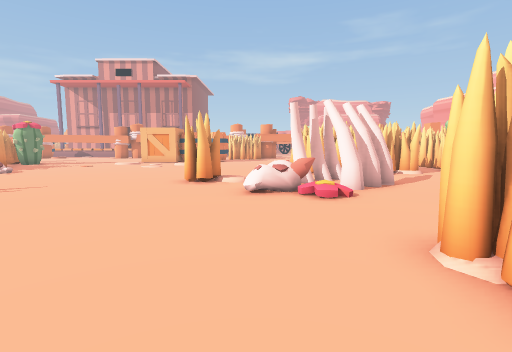
view 1 (above)

24 first-person views from a walk through a Unity game level. The camera is 1.2 m above the floor, tilts 6° down and sees 85° across. The floor is counted in squares, 1 m on a side. Each view is taken from the middle of a square. On the plan, view 1 faces up. The plan holds only what a view shows up to about 13 squares ahead; the rest is blank. The place goes on beyond the plan. The player character is not drawn.

view 2
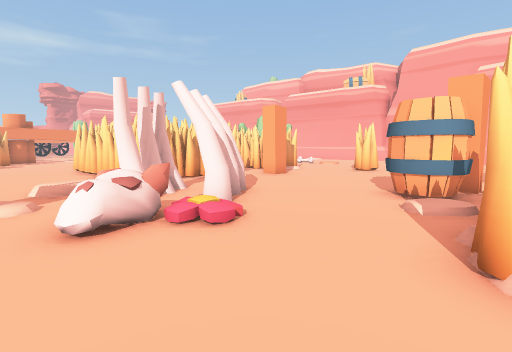

view 3
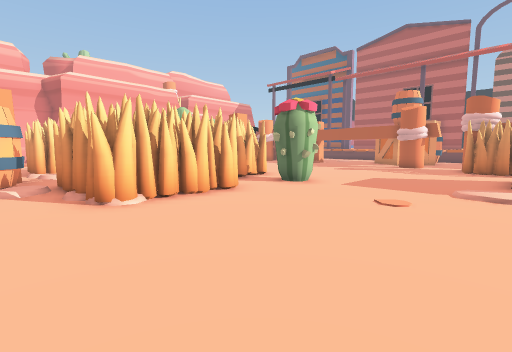

view 4
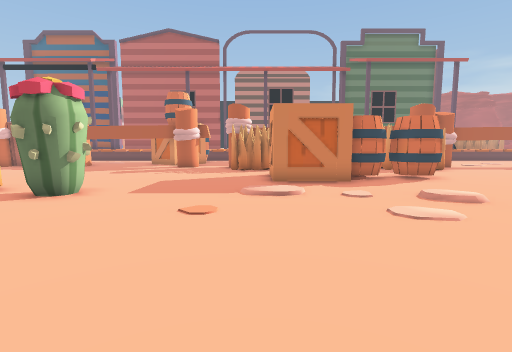

view 5
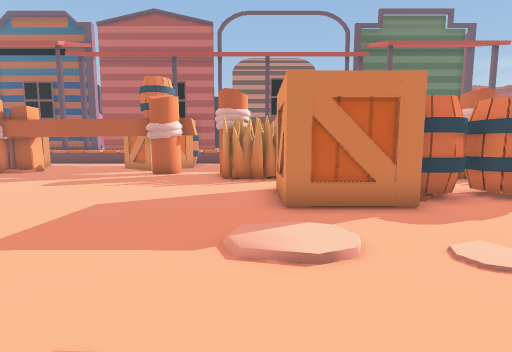

view 6
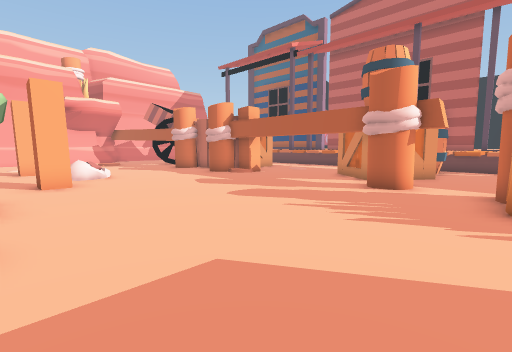

view 7
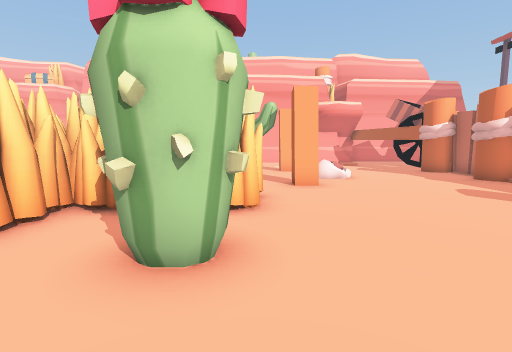

view 8
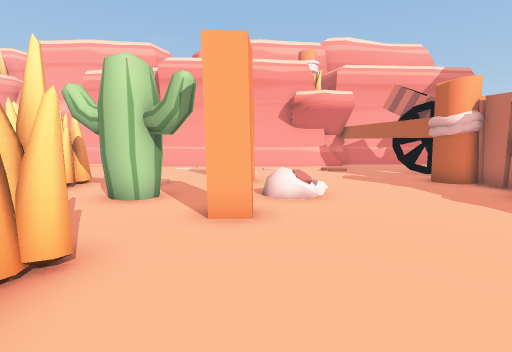

view 9
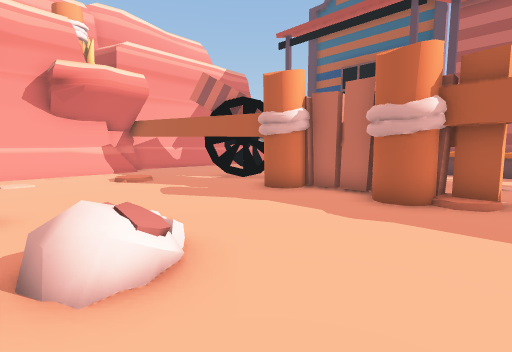

view 10
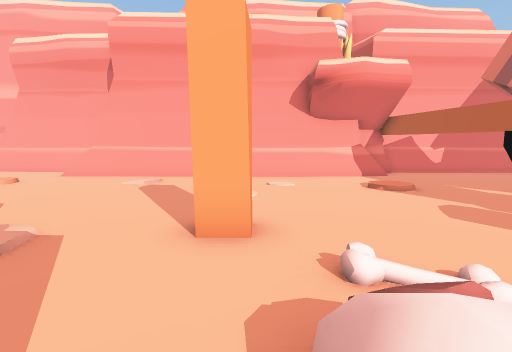

view 11
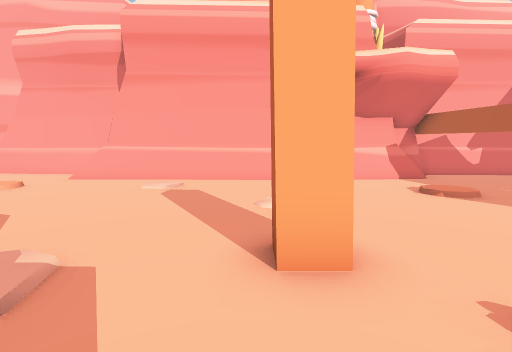

view 12
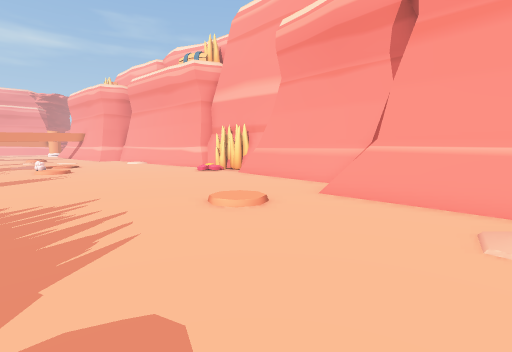

view 13
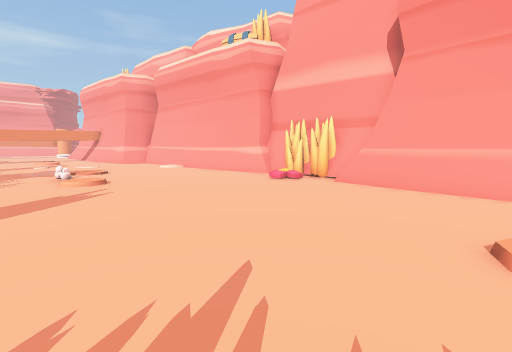

view 14
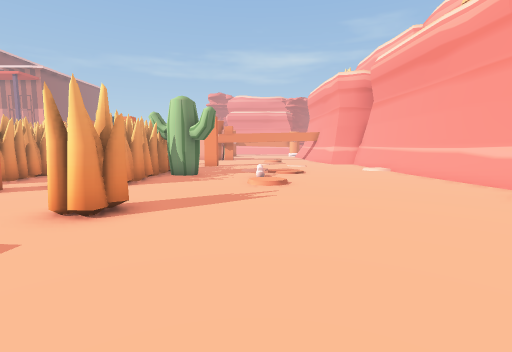

view 15
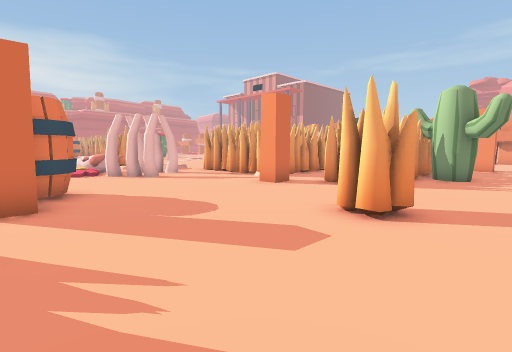

view 16
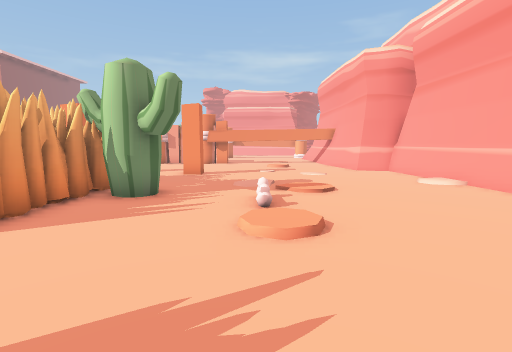

view 17
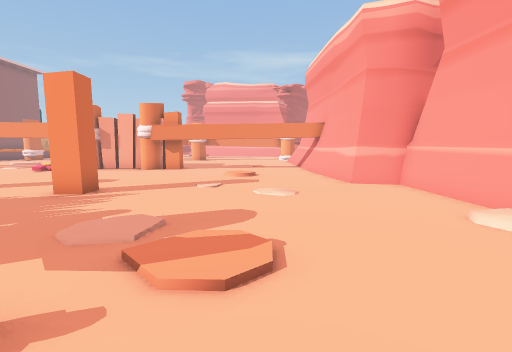

view 18
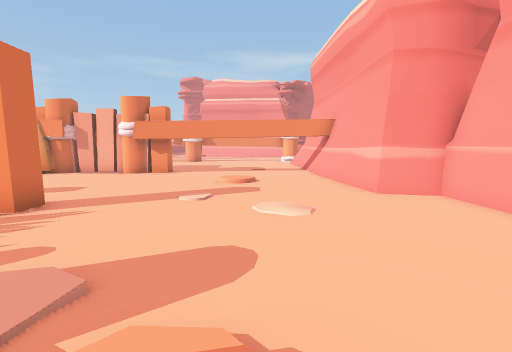

view 19
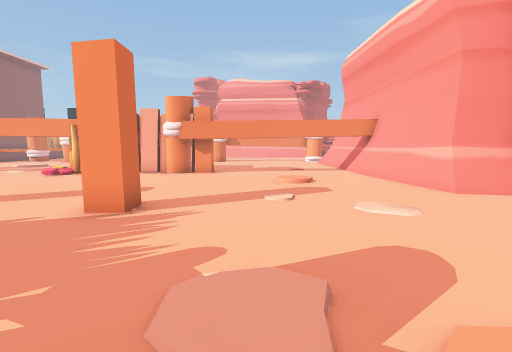

view 20
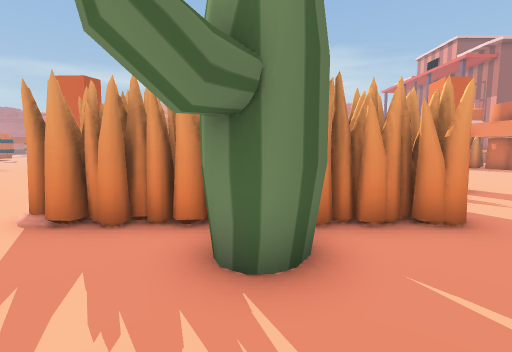

view 21
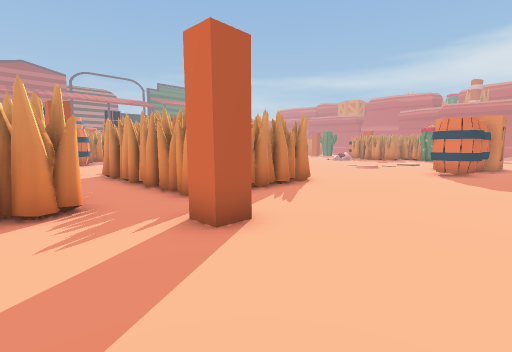

view 22
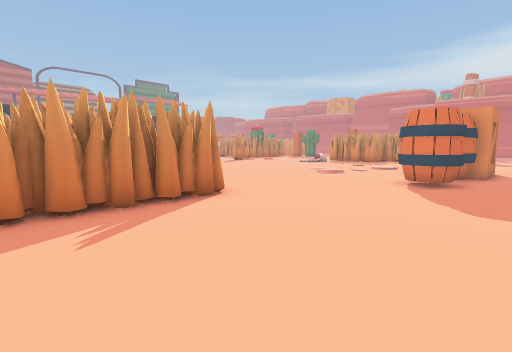

view 23
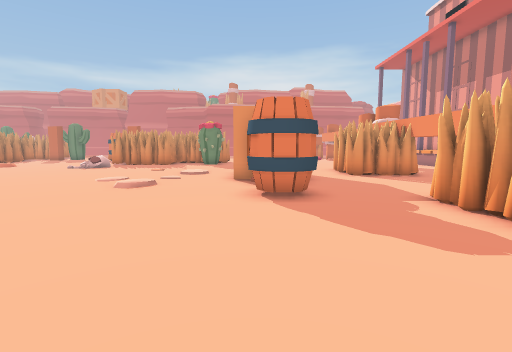

view 24
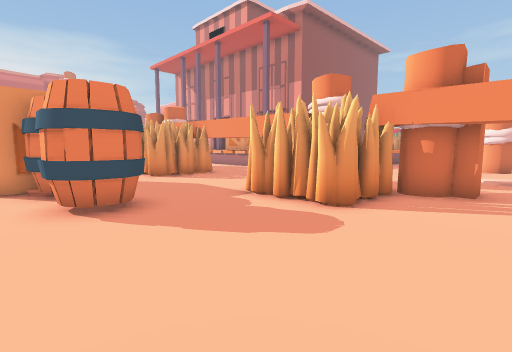

### Floor plan
Key: @ floor where view 1 was taken; # wall or solid block; . main floor; : floor 0.25 m higher than the main floor; / step, stairs or slope; = window, fence, low wall or low ledge; O other object.
Columns run from 9 left of view 1 to 24 right of it. Each row starts with its distance up from view 1.
 30       OOO.OO
 29  #  ##   #OO    ################
 28 #####.  ##..  #####...##......##
 27 ##.....###....................##
 26 ##.....###................//..##
 25 ..........................//..##
 24 .OOO..........................####
 23    OO OO.......................=##
 22    OO O..........O....O.........##
 21    O.............O....O.........##
 20  ...............................##
 19  .../.......#####..###..........##
 18 ...  /......#####..###..........##
 17 ............#  ##..###O.........##
 16 ............#   #.. #OOO........##
 15 ....... ....#   #.. ##.O.O......##
 14 ......  ..  #   #..###..........##
 13 ......  ..  #####..###...//.....##
 12 ....... ..   .....O# ...........=#
 11 ....... ..   ....OO..............#
 10 .......#:. OO..................O##
  9  .........O.OO........#.........##
  8  ........OOO....................=#
  7   .......O......................##
  6    .............O...............#
  5     ...........OOO..............#
  4      .........=OOOO.............#
  3      ......#####..#### ..../...##
  2     .......## #        ..../..=##
  1    ........####        ......###
  0   .......@.####    ###.......=#
 -1  ............##    ..........=#
 -2 ...........O.##  ..O.........=#
 -3 ..........OOO###..OO.........=#
 -4 ...........O.###..OO.........=#
 -5 .................O....O......=#
 -6 O.O OO...........O....O......=#
 -7 OO   O.............O.........=#
 -8 O.   O..............O........=#
 -9      ........................=#
-10      ###..................:...#
-11      ###......................##
-12       #O..O.......O..OO...#####
-13         ..#######O####O####
-14         ...OO  .#O  O O #
-15         ..O OO
-16         ..O
-17         ..
-18         ..O
-19         ..

Where each view was taken, in squares from view 1:
view 1: 0 up, 0 right, facing up
view 2: 3 up, 1 left, facing up-right
view 3: 5 up, 4 left, facing down-right
view 4: 4 up, 3 left, facing down
view 5: 0 up, 3 left, facing down
view 6: 4 down, 2 left, facing down-right
view 7: 4 down, 1 left, facing right
view 8: 6 down, 3 right, facing right
view 9: 6 down, 7 right, facing down-right
view 10: 6 down, 9 right, facing right
view 11: 5 down, 10 right, facing right
view 12: 2 down, 14 right, facing up-right
view 13: 3 up, 14 right, facing up-right
view 14: 4 up, 16 right, facing up
view 15: 4 up, 15 right, facing up-left
view 16: 9 up, 16 right, facing up
view 17: 14 up, 18 right, facing up
view 18: 16 up, 18 right, facing up
view 19: 16 up, 16 right, facing up
view 20: 16 up, 16 right, facing left
view 21: 25 up, 11 right, facing down-left
view 22: 25 up, 7 right, facing down-left
view 23: 22 up, 4 right, facing left
view 24: 21 up, 3 right, facing up-left
